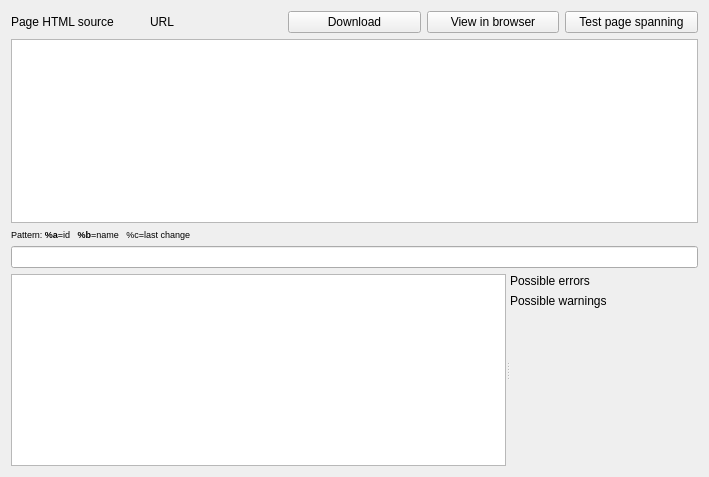
<?xml version="1.0" encoding="UTF-8"?>
<ui version="4.0">
 <class>PatternEditorClass</class>
 <widget class="QWidget" name="PatternEditorClass">
  <property name="geometry">
   <rect>
    <x>0</x>
    <y>0</y>
    <width>709</width>
    <height>477</height>
   </rect>
  </property>
  <property name="windowTitle">
   <string>Form</string>
  </property>
  <layout class="QVBoxLayout" name="verticalLayout_2">
   <item>
    <layout class="QHBoxLayout" name="horizontalLayout_2">
     <item>
      <widget class="QLabel" name="label_19">
       <property name="text">
        <string>Page HTML source</string>
       </property>
      </widget>
     </item>
     <item>
      <widget class="QLabel" name="urlLabel">
       <property name="text">
        <string>URL</string>
       </property>
      </widget>
     </item>
     <item>
      <widget class="QPushButton" name="downloadButton">
       <property name="text">
        <string>Download</string>
       </property>
       <property name="icon">
        <iconset resource="../../siilihairesources.qrc">
         <normaloff>:/data/view-refresh.png</normaloff>:/data/view-refresh.png</iconset>
       </property>
      </widget>
     </item>
     <item>
      <widget class="QPushButton" name="viewInBrowserButton">
       <property name="text">
        <string>View in browser</string>
       </property>
       <property name="icon">
        <iconset resource="../../siilihairesources.qrc">
         <normaloff>:/data/emblem-web.png</normaloff>:/data/emblem-web.png</iconset>
       </property>
      </widget>
     </item>
     <item>
      <widget class="QPushButton" name="testPageSpanning">
       <property name="toolTip">
        <string>Run the test on as many pages as possible</string>
       </property>
       <property name="text">
        <string>Test page spanning</string>
       </property>
       <property name="icon">
        <iconset resource="../../siilihairesources.qrc">
         <normaloff>:/data/view-refresh.png</normaloff>:/data/view-refresh.png</iconset>
       </property>
      </widget>
     </item>
    </layout>
   </item>
   <item>
    <widget class="QTextEdit" name="sourceTextEdit">
     <property name="undoRedoEnabled">
      <bool>false</bool>
     </property>
     <property name="readOnly">
      <bool>true</bool>
     </property>
    </widget>
   </item>
   <item>
    <widget class="QLabel" name="patternLabel">
     <property name="text">
      <string>&lt;!DOCTYPE HTML PUBLIC &quot;-//W3C//DTD HTML 4.0//EN&quot; &quot;http://www.w3.org/TR/REC-html40/strict.dtd&quot;&gt;
&lt;html&gt;&lt;head&gt;&lt;meta name=&quot;qrichtext&quot; content=&quot;1&quot; /&gt;&lt;style type=&quot;text/css&quot;&gt;
p, li { white-space: pre-wrap; }
&lt;/style&gt;&lt;/head&gt;&lt;body style=&quot; font-family:'Sans'; font-size:7pt; font-weight:400; font-style:normal;&quot;&gt;
&lt;p style=&quot; margin-top:0px; margin-bottom:0px; margin-left:0px; margin-right:0px; -qt-block-indent:0; text-indent:0px;&quot;&gt;Pattern: &lt;span style=&quot; font-weight:600;&quot;&gt;%a&lt;/span&gt;=id   &lt;span style=&quot; font-weight:600;&quot;&gt;%b&lt;/span&gt;=name   %c=last change&lt;/p&gt;&lt;/body&gt;&lt;/html&gt;</string>
     </property>
    </widget>
   </item>
   <item>
    <widget class="QLineEdit" name="patternEdit"/>
   </item>
   <item>
    <widget class="QSplitter" name="splitter">
     <property name="orientation">
      <enum>Qt::Horizontal</enum>
     </property>
     <widget class="QTableWidget" name="resultsTable">
      <property name="sizePolicy">
       <sizepolicy hsizetype="Expanding" vsizetype="Minimum">
        <horstretch>0</horstretch>
        <verstretch>0</verstretch>
       </sizepolicy>
      </property>
     </widget>
     <widget class="QWidget" name="verticalLayoutWidget">
      <layout class="QVBoxLayout" name="verticalLayout">
       <item>
        <widget class="QLabel" name="errorLabel">
         <property name="text">
          <string>Possible errors</string>
         </property>
        </widget>
       </item>
       <item>
        <widget class="QLabel" name="warningLabel">
         <property name="text">
          <string>Possible warnings</string>
         </property>
        </widget>
       </item>
       <item>
        <spacer name="verticalSpacer">
         <property name="orientation">
          <enum>Qt::Vertical</enum>
         </property>
         <property name="sizeHint" stdset="0">
          <size>
           <width>20</width>
           <height>40</height>
          </size>
         </property>
        </spacer>
       </item>
      </layout>
     </widget>
    </widget>
   </item>
  </layout>
 </widget>
 <resources>
  <include location="../../siilihairesources.qrc"/>
 </resources>
 <connections/>
</ui>
